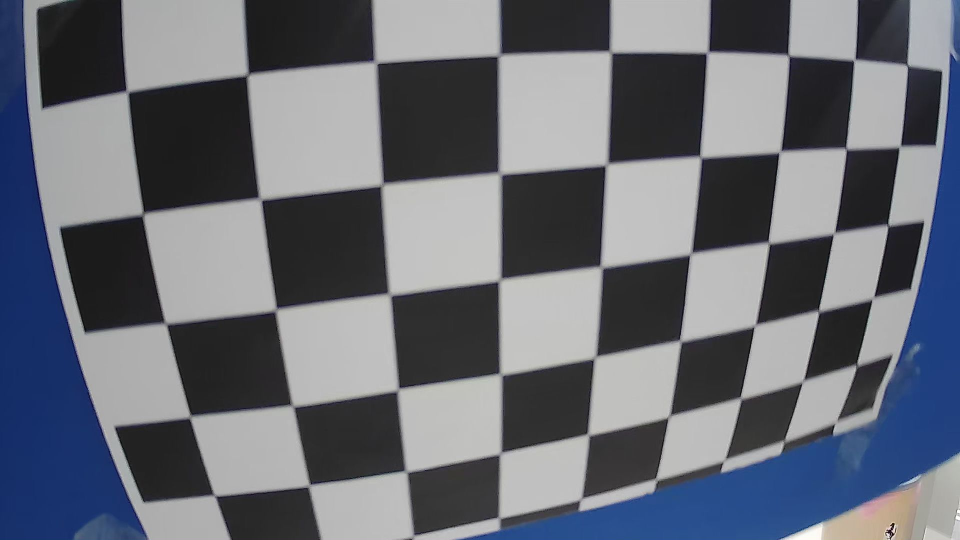
#> input picture images/0.jpg, 1920 x 1080 px (shown at 1/2 size); its folder holds only this picture in this run
$ python ca_calibrate.py
#> lines starting #> are read from the running program, lines starting #| are printed output that depends on the picture; after the words box and inside, x2 and y2 are one past the last pixel; in counts of white or black regions, pixels touching at a corner belong together; long printed decimals are rounded
import os
import cv2
import glob
import numpy as np

def camera_calibration(images_dir, is_show, image_size):
#> called with images_dir = 'images', is_show = False, image_size = (1920, 1080)
    objps = np.zeros((5*9, 3), np.float32)
    objps[:, :2] = np.mgrid[0:5, 0:9].T.reshape(-1, 2)

    objpoints, imgpoints = [], []
    images_list = glob.glob(os.path.join(images_dir, '*.jpg'))

    for image_path in images_list:
        img = cv2.imread(image_path)
#> img is the input picture: shape (1080, 1920, 3); mean B, G, R 117.6, 108.5, 104.5

        gray = cv2.cvtColor(img, cv2.COLOR_BGR2GRAY)
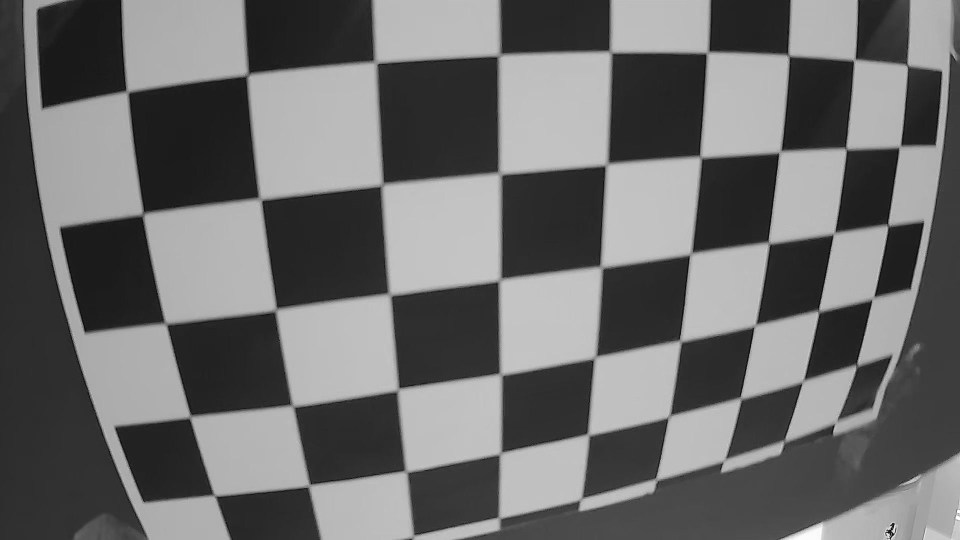
#> gray: shape (1080, 1920) (shown at 1/2 size); min 0, max 255, mean 108.3
        if is_show:
            cv2.imshow('img', gray)
            cv2.waitKey(0)

        ret, corners = cv2.findChessboardCorners(img, (5, 9), None)
#> ret = True; corners = 45 rows, first 8: [1814.4, 130.6], [1799.5, 293], [1776, 451.5], [1746.5, 596], [1712.1, 732.3], [1709, 121], [1692.5, 298], [1667.9, 464.6]
        if not ret:
            print(image_path, ret)
        else:
            corners = cv2.cornerSubPix(gray, corners, (6, 10), (-1, -1),
                                       criteria=(cv2.TERM_CRITERIA_EPS+cv2.TermCriteria_MAX_ITER, 30, 0.001))
#> corners = 45 rows, first 8: [1814.6, 130.4], [1799.7, 293.4], [1776.4, 451.5], [1746.5, 595.5], [1713.6, 731.6], [1708.4, 121.5], [1692.6, 298.5], [1669.2, 465.8]
            cv2.drawChessboardCorners(img, (5,9), corners, ret)
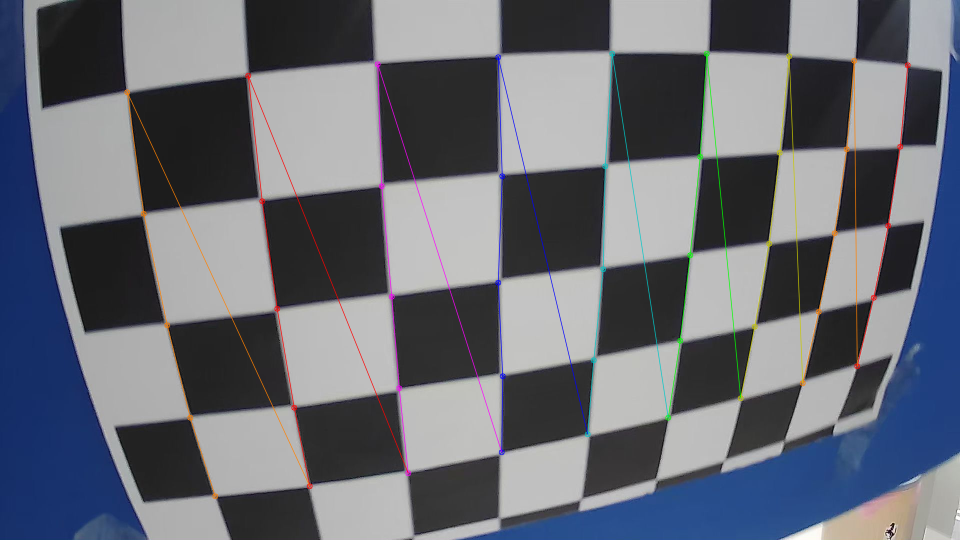
#> img: shape (1080, 1920, 3) (shown at 1/2 size); 1.98% of pixels changed, all inside (x1, y1, x2, y2) = (248, 101, 1822, 999)
            objpoints.append(objps)
            imgpoints.append(corners)

            if is_show:
                cv2.imshow('img', img)
                cv2.waitKey(0)
                cv2.destroyAllWindows()

    ret, mtx, dist, rvecs, tvecs = cv2.calibrateCamera(objpoints, imgpoints, imageSize=image_size, cameraMatrix=None, distCoeffs=None)
#> ret = 2.89; mtx = [[1731.2, 0, 1061.7], [0, 1673.2, 704.7], [0, 0, 1]]; dist = [[-0.296, -0.765, -0.0556, -0.0177, 1.14]]; rvecs = ([0.106, -0.677, 1.44],); tvecs = ([4.42, -3.21, 8.52],)

    return mtx, dist

if __name__ == "__main__":
    mtx, dist = camera_calibration(
                                os.path.join(os.getcwd(), 'images'),
                                is_show = False,
                                image_size = (1920, 1080)
                                )
    print(mtx, dist)
#| [[1.73118592e+03 0.00000000e+00 1.06165201e+03]
#|  [0.00000000e+00 1.67318365e+03 7.04718155e+02]
#|  [0.00000000e+00 0.00000000e+00 1.00000000e+00]] [[-0.2959 -0.7645 -0.05556 -0.01773  1.141]]
